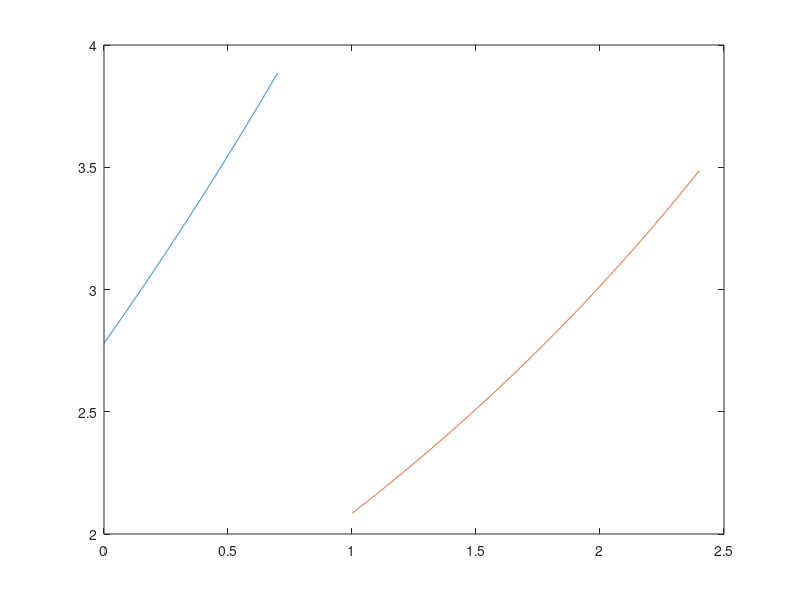

The MATLAB script that drew this image:
% Calculated the CG, CP and plots the caliber of a 2 stage rocket

% Mass in kilograms (kg)
% Distance in meters (m)
% Time in seconds (s)


% Time Resolution
res = 1000;

% Booster and Sustainer Time Values
Tboost     = .7;   
Tsust      = 1.7;   

%% Lengths: In Meters (m)
% Main Components:
Lnosecone        = .500;  
Lshoulder        = .090;
Lebay            = .200;
Lsustbodytube    = .660; 
Lforwardfins     = .200;
Lstagingcoupler  = .200;
Lboosterbodytube = .600;
Laftfins         = .110;
Lboost           = .320;    
Lsust            = .320;

% Internal electronics (m)  
Lbattery       = 0.0265;      
Laltimeter     = 0.0996;
LSEDSaltimeter = 0.06985;
Lswitch        = 0.01;

% Internal pieces (m)
Ldrogueparachute  = 0.04;
Lmainparachute    = 0.06;  
Lboosterparachute = 0.05;

% Coupler BodyTube Pieces
LcouplerBodyTube = .02;  %(m)

% Motor Hang
motorhang = .03; 

%% Distances: Centroid Calculations from the Tip of Nosecone to the middle of the component


% Main Components: 
Dnosecone        = Lnosecone*.666;
Dshoulder        = Lnosecone + Lshoulder/2;
Debay            = Dshoulder + Lshoulder/2  + LcouplerBodyTube/2;
Dsustbodytube    = Debay + LcouplerBodyTube/2 + Lsustbodytube/2;
Dforwardfins     = Dsustbodytube + Lsustbodytube/2 - Lforwardfins/2;
Dstagingcoupler  = Dforwardfins + Lforwardfins/2 + LcouplerBodyTube/2;
Dsust            = Dstagingcoupler - LcouplerBodyTube/2 - Lsust/2 + motorhang;
Dboosterbodytube = Dstagingcoupler + LcouplerBodyTube/2 + Lboosterbodytube/2;
Daftfins         = Dstagingcoupler + LcouplerBodyTube/2 + Lboosterbodytube - Laftfins/2;
Dboost           = Dstagingcoupler + LcouplerBodyTube/2 + Lboosterbodytube - Lboost/2 + motorhang; 

% Internal Components: Marks the beginning of the Component
xbattery            = 0.14;    % From forward of E-Bay Bulk Plate
xaltimeter          = 0.03;    % From forward of E-Bay Bulk Plate
xswitch             = 0.02;    % From forward of E-Bay Bulk Plate
xSEDSaltimeter      = 0.22;    % From forward of Nosecone

xdrogueparachute    = 0.45;    % From forward of Nosecone
xmainparachute      = 0.12;    % From aft of E-Bay Bulk Plate
xboosterparachute   = 0.12;    % From aft of Coupler Bulk Plate

xcenteringring1     = 0.25;   % From aft of Sustainer Body Tube (-)
xcenteringring2     = 0.08;   % From aft of Sustainer Body Tube (-)
xcenteringring3     = 0.01;   % From aft of Booster Body Tube (-)
xcenteringring4     = 0.12;   % From aft of Booster Body Tube (-)

% Internal Electronics:
Dbattery       = Lnosecone + xbattery + Lbattery/2;       % Offset from E-Bay Forward Bulk Plate 
Daltimeter     = Lnosecone + xaltimeter + Laltimeter/2;   % Offset from E-Bay Forward Bulk Plate
Dswitch        = Lnosecone + xswitch + Lswitch/2;         % Offset from E-Bay Forward Bulk Plate
DSEDSaltimeter = xSEDSaltimeter + LSEDSaltimeter/2;       % Offset from Nose Cone Forward

% Recovery Components:

Ddrogueparachute    = xdrogueparachute + Ldrogueparachute/2;                                                                % Offset from Nosecone Forward
Dmainparachute      = Lnosecone + Lebay + xmainparachute + Lmainparachute/2;                                                % Offset from E-bay Aft
Dboosterparachute   = Dstagingcoupler + LcouplerBodyTube/2 + Lstagingcoupler/2 + xboosterparachute + Lboosterparachute/2;   % Offset from Staging Coupler Aft


% Engine Retainment:
Dcenteringring1      = Dsustbodytube + Lsustbodytube/2 - xcenteringring1;       % Offset from Sustainer Body Tube Aft
Dcenteringring2      = Dsustbodytube + Lsustbodytube/2 - xcenteringring2;       % Offset from Sustainer Body Tube Aft
Dcenteringring3      = Dboosterbodytube + Lsustbodytube/2 - xcenteringring3;    % Offset from Booster Body Tube Aft
Dcenteringring4      = Dboosterbodytube + Lsustbodytube/2 - xcenteringring4;    % Offset from Booster Body Tube Aft


%% Masses (kg)
% Mass of Components
Mnosecone        = .063;
Mshoulder        = .000;
Mebay            = .120;
Msustbodytube    = .169;
Mforwardfins     = .104;
Mstagingcoupler  = .045;    
Mboosterbodytube = .165;    
Maftfins         = .084;   
Mboostinit       = .294;    % Initial mass of booster
Msustinit        = .349;    % Initial mass of sustainer 
Mboostprop       = .132;    % Mass of total propellant
Msustprop        = .185;    % Mass of total propellant


% Internal electronics (kg)  
Mbattery       = 0.045;      
Maltimeter     = 0.002;
MSEDSaltimeter = 0.016;
Mswitch        = 0.000;

% Internal pieces (kg)
Mdrogueparachute    = 0;
Mmainparachute      = 0;
Mboosterparachute   = 0;   
Mcenteringring      = 0;

%% Create a vector of values of the Center of Gravity through the entire flight

% Create array CG that follows the whole 
% rocket from launch till booster seperation

tb      = linspace(0,Tboost,res);             % 1000 different times of flight from 0 to .7 seconds
Mboost  = Mboostinit-(Mboostprop/Tboost)*tb;  % Mass of the booster during flight
CGBoost = Mboost.*Dboost;                     % Center of Gravity of booster during flight

Mtot    = Mboost + Msustinit + Mnosecone + Mshoulder + Mebay + Msustbodytube + Mforwardfins + Mstagingcoupler + Mboosterbodytube...               % Total mass of sustainer and
    + Maftfins + Mbattery + Maltimeter + MSEDSaltimeter + Mswitch + Mdrogueparachute + Mboosterparachute + Mmainparachute + 4*Mcenteringring;     % booster through flight

CGboostsust      = (CGBoost + Dnosecone*Mnosecone + Dshoulder*Mshoulder + Debay*Mebay + Dsustbodytube*Msustbodytube + Dforwardfins*Mforwardfins...         % Center of gravity of entire rocket
        + Dstagingcoupler*Mstagingcoupler + Dsust*Msustinit + Dboosterbodytube*Mboosterbodytube + Daftfins*Maftfins + Mbattery*Dbattery...        % through flight before seperation
        + Maltimeter*Daltimeter + MSEDSaltimeter*DSEDSaltimeter + Mswitch*Dswitch + Mdrogueparachute*Ddrogueparachute + Mboosterparachute*Dboosterparachute...
        + Mmainparachute*Dmainparachute + Mcenteringring*Dcenteringring1 + Mcenteringring*Dcenteringring2 + Mcenteringring*Dcenteringring3 + Mcenteringring*Dcenteringring4)./Mtot;   

% Create vector CGsust that follows the sustainer after booster
% seperation until sustainer burnout when mass stops changing

ts      = linspace(0,Tsust,res);              % 1000 different times of flight from 0 to 1.4 seconds
Msust   = Msustinit - (Msustprop/Tsust)*ts;   % Mass of sustainer during flight
CGSust  = Msust.*Dsust;                       % Center of Gravity of sustainer during flight

Mtot2   = Msust + Mnosecone + Mshoulder + Mebay + Msustbodytube + Mforwardfins + Mbattery + Maltimeter...                                 % Total mass of sustainer through flight
        + MSEDSaltimeter + Mswitch + Mdrogueparachute + Mmainparachute + 2*Mcenteringring;                                                % after booster seperation
              
CG2     = (CGSust + Dnosecone*Mnosecone + Dshoulder*Mshoulder + Debay*Mebay + Dsustbodytube*Msustbodytube + Dforwardfins*Mforwardfins...  % Center of gravity of sustainer through flight
        + Maltimeter*Daltimeter + MSEDSaltimeter*DSEDSaltimeter + Mswitch*Dswitch + Mdrogueparachute*Ddrogueparachute...                  % after booster seperation
        + Mmainparachute*Dmainparachute + Mcenteringring*Dcenteringring1 + Mcenteringring*Dcenteringring2)./Mtot2;   

%% CP (m) Calculate Center of Pressure of the entire rocket and after booster seperation

% Fin parameters
Cr  = .1;                             % Length of root chord   
Ct  = .1;                             % Length of tip chord 
Ss   = .0563;                         % Length of semi-span 
Lf  = .114;                           % Length of mid-chord line
Xr  = .1;                             % Length of fin root lead to fin tip lead
Xb  = Dforwardfins - Lforwardfins/2;  % Length of nosecone tip to beginning of root chord

Rbodytube = .0474/2;     % Radius of Bodytube

cnn = 2;                 % Co-efficient for the type of nose cone - conical
xn  = .666 * Lnosecone;  % Location of the center of pressure for a conical nose cone
cnt = 0;                 % Cnt would change if rocket diameter changed
xt  = 0;                 % Not applicable
nf  = 3;                 % Number of Fins

% Fin Calculations
x1=1.0+(Rbodytube/(Ss+Rbodytube));                                          % The following variables allow cnf, a coefficent, to be calculated
x2=4.0*nf*(Ss*Ss/(Rbodytube*Rbodytube*4));
x3a=2.0*Lf;
x3b=Cr+Ct;
x3=x3a/x3b;
x4=1.0+sqrt(1.0+x3^2);
cnf=x1*x2/x4;                                                               % A coefficient needed to find center of pressure
xf = (1.0/6.0)*(Cr+Ct-(Cr*Ct/(Cr+Ct)))+(Xr/3.0)*((Cr+2.0*Ct)/(Cr+Ct))+Xb;   % cnf and xf are coefficeints that take the parameters of the fins. and factors in the 
                                                                            % distance from the tip of the nose cone to the root chord of the fin
% Calculation for CP (sustainer)
cnr=cnn+cnt+cnf;
cp = ((cnn*xn+cnt*xt+cnf*xf)/cnr);   % Center of Pressure equation for a rocket 
                                     
                                   

%% Booster & Sustainer

% Fin Parameters
Cr2   = .11;                             % Length of root chord   
Ct2   = .05;                             % Length of tip chord 
Ss2   = .053;                            % Length of semi-span 
Lf2   = .053;                            % Length of mid-chord line
Xr2   = .03;                             % Length of fin root lead to fin tip lead

Xb2  = Daftfins - Laftfins/2;            % Length of nosecone tip to beginning of aft fins root chord


% Equations for CP (full rocket)
x12=1.0+(Rbodytube/(Ss2+Rbodytube));             % The following variables allow cnf, a coefficent, to be calculated
x22=4.0*nf*(Ss2*Ss2/(Rbodytube*Rbodytube*4)); 
x3a2=2.0*Lf2;
x3b2=Cr2+Ct2;
x32=x3a2/x3b2;
x42=1.0+sqrt(1.0+x32*x32);

cnf2=x12*x22/x42;                                                                         % A coefficient needed to find center of pressure
xf2 = (1.0/6.0)*(Cr2+Ct2-(Cr2*Ct2/(Cr2+Ct2)))+(Xr2/3.0)*((Cr2+2.0*Ct2)/(Cr2+Ct2))+Xb2;    % cnf and xf are coefficeints that take the parameters of the fins. and factors in the 
                                                                                          % distance from the tip of the nose cone to the root chord of the fin

% Calculation for CP (sustainer)
cnr2=cnn+cnt+cnf+cnf2;
cp2 = ((cnn*xn+cnt*xt+cnf*xf+cnf2*xf2)/cnr2);   % Center of Pressure equation for a rocket 

%%
% Plotting Caliber

cal1 = (cp2-CGboostsust)/(2*Rbodytube);
plot(tb,cal1)
cal2 = (cp-CG2)/(2*Rbodytube);
hold on
coast = .3;                                            % Coast period between seperation
ts      = linspace(Tboost+coast,Tsust+Tboost,res);     % 1000 different times of flight from 0 to 1.4 seconds
plot(ts,cal2)                                          % Plot caliber through the flight


